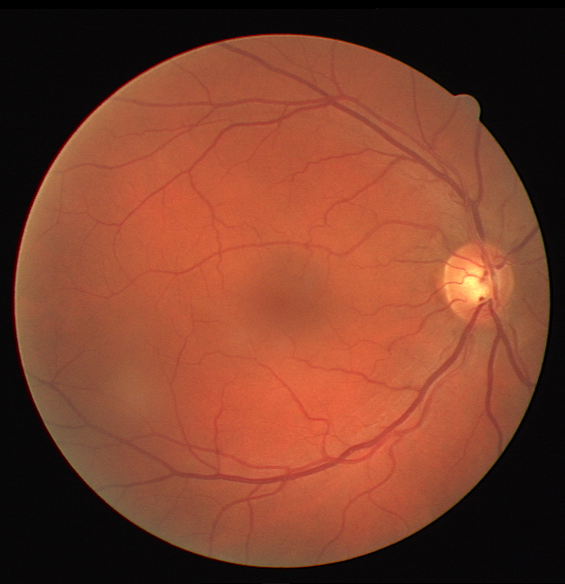
//> input picture Lab3/fundus.tif, 565 x 584 px
$ ./myOpencv   (built with g++ and OpenCV 4)
//> lines starting //> are read from the running program, lines starting //| are printed output that depends on the picture; after the words box and inside, x2 and y2 are one past the last pixel; in counts of white or black regions, pixels touching at a corner belong together
/*

To run the file:
$ g++ myOpencv.cpp -o test `pkg-config --cflags --libs opencv4`
$ ./test

-> you can change the 'test' to whatever you like.


The image path is obtained by the user input at the terminal.
Once the program checks that the path is valid, 2 windows will be displayed:
1. THRESH_BINARY window with a trackbar and an initial threshold value of 0;
2. THRESH_OTSU window.

Press 'p' or 's' to save the THRESH_BINARY image with the current threshold.
Press Esc to stop and exit the program.

Note:
All other keys are ignored.
All the file is saved in '.png'.

*/

#include <iostream>
#include "opencv2/core.hpp"
#include "opencv2/highgui/highgui.hpp"
#include "opencv2/imgcodecs.hpp"
#include "opencv2/imgproc.hpp"

#include <string>
#include <fstream>

using namespace std;
using namespace cv;

// global variables
Mat greyImage;
Mat out_bin;
Mat out_otsu;
int threshold_value = 0;

static void myTrack(int, void*) {
    threshold(greyImage, out_bin, threshold_value, 255, THRESH_BINARY);
    // add image to window for type THRESH_BINARY
    imshow("Threshold Binary", out_bin);
}

int main(int argc, char *argv[]){
    // get user input in the terminal to get the image path and check
    string path;
    ifstream file;
    cout << "Please enter the image path: ";
    getline(cin, path);      // in order to read the whole line
//> the answer given: fundus.tif
    // check the image path
    file.open(path);
    if (!file) {
        cout << "File does not exists." << endl;
        return 1;
    }
    file.close();

    // read image and check is loaded or not
    Mat inputImage = imread(path, IMREAD_UNCHANGED);
//> inputImage is the input picture: 584 rows x 565 cols, CV_8UC3; mean B, G, R 43.5, 63.5, 123
    if (inputImage.data == NULL) {
        cout << "Error: failed to open image file." << endl;
        return 1;
    }

    // convert to an 8-bit greyscale image
    cvtColor(inputImage, greyImage, COLOR_BGR2GRAY, 0);
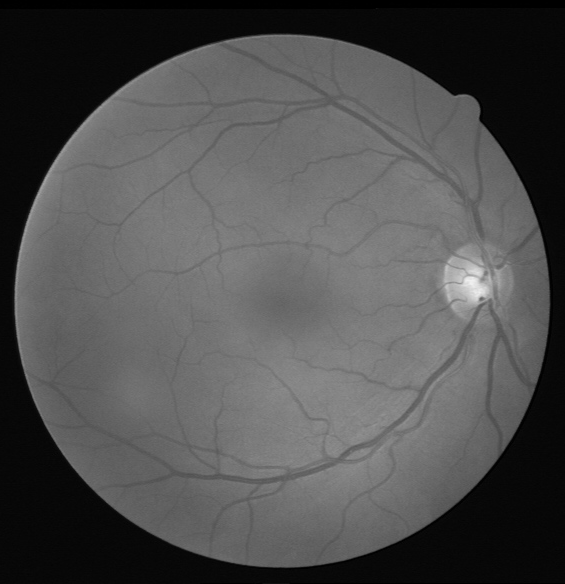
//> greyImage: 584 rows x 565 cols, CV_8UC1; min 0, max 240, mean 79

    // display trackbar of type THRESH_BINARY in a window
    namedWindow("Threshold Binary", WINDOW_AUTOSIZE);
    // Create a Trackbar to choose Threshold value for THRESH_BINARY
    createTrackbar("Threshold Value", "Threshold Binary", &threshold_value, 255, myTrack);
    myTrack(0, 0);
//> in myTrack, `threshold(greyImage, out_bin, threshold_value, 255, THRESH_BINARY);`:
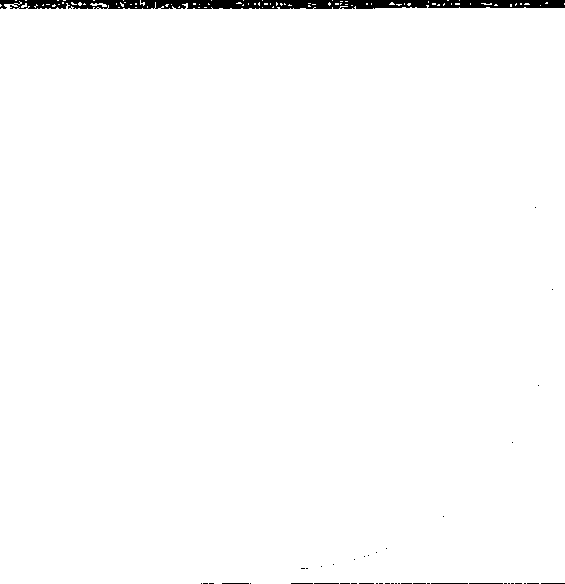
//> out_bin: 584 rows x 565 cols, CV_8UC1; 98.6% white; 43 black regions (36 under 20 px), largest, box (x1, y1, x2, y2) and area: (0, 0, 565, 9) 4237, (431, 583, 468, 584) 37, (469, 583, 503, 584) 34

    // display type THRESH_OTSU in another window
    namedWindow("Threshold OTSU", WINDOW_AUTOSIZE);
    threshold(greyImage, out_otsu, 0, 255, THRESH_OTSU);
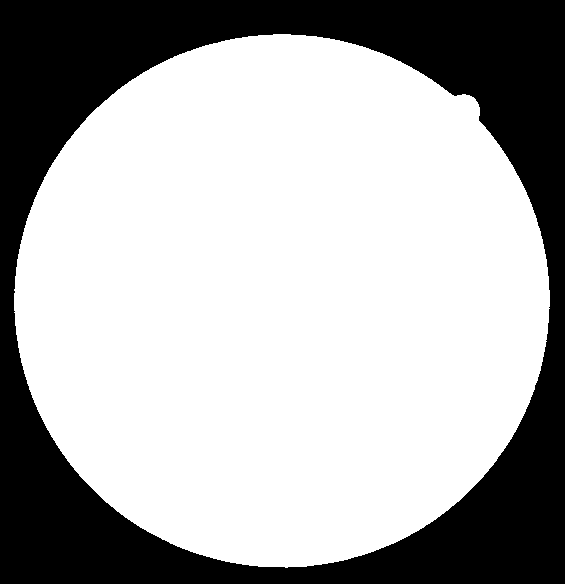
//> out_otsu: 584 rows x 565 cols, CV_8UC1; 68.1% white; 1 black region, box (x1, y1, x2, y2) and area: (0, 0, 565, 584) 105362
    imshow("Threshold OTSU", out_otsu);

    // get the image name without suffix
    size_t pos = path.find(".");
    string newName = path.substr(0,pos);

    // Wait for user to press key
    int c;
    while (true) {
        c = waitKey();
//> the Esc key is pressed
        // press Esc key to stop
        if (c == 27) {
            destroyAllWindows();
            break;
        // when the user presses 'p' or 's'
        } else if (c == 112 || c == 115) {
            // save the image at current threshold value for THRESH_BINARY
            string outname = newName + "_bin_" + to_string(threshold_value) + ".png";
            imwrite(outname, out_bin);
        }
    }

    // save the image for THRESH_OTSU
    imwrite(newName + "_otsu.png", out_otsu);

    return 0;
}
